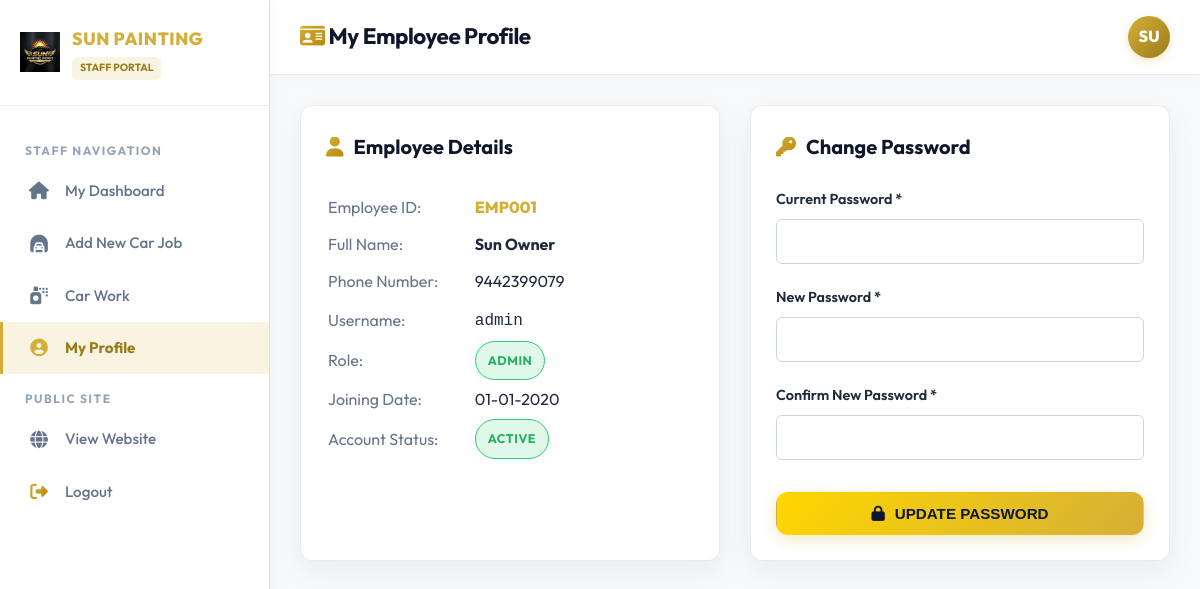
Screenshot of /user/profile.php (signed in) with the database file from the repository.
### tables this page shows
CREATE TABLE IF NOT EXISTS `users` (
  `id` INT AUTO_INCREMENT PRIMARY KEY,
  `employee_id` VARCHAR(50) NOT NULL UNIQUE,
  `name` VARCHAR(100) NOT NULL,
  `phone` VARCHAR(20) NOT NULL,
  `username` VARCHAR(50) NOT NULL UNIQUE,
  `password` VARCHAR(255) NOT NULL,
  `role` ENUM('Admin', 'User') NOT NULL DEFAULT 'User',
  `joining_date` DATE NULL,
  `status` ENUM('Active', 'Inactive') NOT NULL DEFAULT 'Active',
  `created_at` TIMESTAMP DEFAULT CURRENT_TIMESTAMP,
  `updated_at` TIMESTAMP DEFAULT CURRENT_TIMESTAMP ON UPDATE CURRENT_TIMESTAMP,
  INDEX `idx_username` (`username`),
  INDEX `idx_employee_id` (`employee_id`),
  INDEX `idx_role` (`role`)
);

### includes/auth.php (called while the page is built, shortened)
<?php
function e($string) {
    return htmlspecialchars($string ?? '', ENT_QUOTES, 'UTF-8');
}

### user/profile.php (the view, shortened to what this page needs)
<?php
require_once __DIR__ . '/../includes/user_auth.php';
$userId = $_SESSION['user_id'];
$stmt = $pdo->prepare("SELECT * FROM users WHERE id = ?");
$stmt->execute([$userId]);
$userProfile = $stmt->fetch();
?>
<!DOCTYPE html>
<html lang="en">
<head>
  <link rel="stylesheet" href="https://cdnjs.cloudflare.com/ajax/libs/font-awesome/6.4.0/css/all.min.css">
  <link rel="stylesheet" href="../assets/css/style.css">
  <link rel="stylesheet" href="../assets/css/dashboard.css">
</head>
<body>
<div class="app-wrapper">
  <aside class="sidebar">
    <div class="sidebar-header">
      <img src="../assets/images/logo.png" alt="Logo" class="sidebar-logo">
      <div>
        <div class="sidebar-brand-name">SUN PAINTING</div>
        <span class="sidebar-role-badge">STAFF PORTAL</span>
      </div>
    </div>
    <ul class="sidebar-menu">
      <li class="sidebar-menu-category">Staff Navigation</li>
      <li class="sidebar-item">
        <a href="dashboard.php"><i class="fa-solid fa-house"></i> My Dashboard</a>
      </li>
      <li class="sidebar-item">
        <a href="add_car.php"><i class="fa-solid fa-car-tunnel"></i> Add New Car Job</a>
      </li>
      <li class="sidebar-item">
        <a href="work.php"><i class="fa-solid fa-spray-can"></i> Car Work</a>
      </li>
      <li class="sidebar-item active">
        <a href="profile.php"><i class="fa-solid fa-user-circle"></i> My Profile</a>
      </li>
      <li class="sidebar-menu-category">Public Site</li>
      <li class="sidebar-item">
        <a href="../index.php" target="_blank"><i class="fa-solid fa-globe"></i> View Website</a>
      </li>
      <li class="sidebar-item">
        <a href="../logout.php"><i class="fa-solid fa-right-from-bracket text-gold"></i> Logout</a>
      </li>
    </ul>
  </aside>
  <main class="main-content">
    <header class="top-bar">
      <div style="display: flex; align-items: center; gap: 15px;">
        <h1 class="top-bar-title"><i class="fa-solid fa-id-card text-gold"></i> My Employee Profile</h1>
      </div>
      <div class="user-profile-menu">
        <div class="user-avatar"><?php echo strtoupper(substr($_SESSION['user_name'], 0, 2)); ?></div>
      </div>
    </header>
    <div class="content-body">
      <div style="display: grid; grid-template-columns: 1fr 1fr; gap: 30px;">
        <div class="card-box">
          <div class="card-box-header">
            <div class="card-box-title"><i class="fa-solid fa-user text-gold"></i> Employee Details</div>
          </div>
          <table style="width: 100%; font-size: 1rem; line-height: 2.2;">
            <tr><td style="color: var(--text-muted); width: 40%;">Employee ID:</td><td style="font-weight: 800; color: var(--gold-primary);"><?php echo e($userProfile['employee_id']); ?></td></tr>
            <tr><td style="color: var(--text-muted);">Full Name:</td><td style="font-weight: 700;"><?php echo e($userProfile['name']); ?></td></tr>
            <tr><td style="color: var(--text-muted);">Phone Number:</td><td><?php echo e($userProfile['phone']); ?></td></tr>
            <tr><td style="color: var(--text-muted);">Username:</td><td><code><?php echo e($userProfile['username']); ?></code></td></tr>
            <tr><td style="color: var(--text-muted);">Role:</td><td><span class="badge badge-pay-Paid"><?php echo e($userProfile['role']); ?></span></td></tr>
            <tr><td style="color: var(--text-muted);">Joining Date:</td><td><?php echo $userProfile['joining_date'] ? date('d-m-Y', strtotime($userProfile['joining_date'])) : 'N/A'; ?></td></tr>
            <tr><td style="color: var(--text-muted);">Account Status:</td><td><span class="badge badge-Active"><?php echo e($userProfile['status']); ?></span></td></tr>
          </table>
        </div>
        <div class="card-box">
          <div class="card-box-header">
            <div class="card-box-title"><i class="fa-solid fa-key text-gold"></i> Change Password</div>
          </div>
          <form action="profile.php" method="POST">
            <div class="form-group">
              <label class="form-label">Current Password *</label>
              <input type="password" name="current_password" class="form-control" required>
            </div>
            <div class="form-group">
              <label class="form-label">New Password *</label>
              <input type="password" name="new_password" class="form-control" required>
            </div>
            <div class="form-group">
              <label class="form-label">Confirm New Password *</label>
              <input type="password" name="confirm_password" class="form-control" required>
            </div>
            <button type="submit" class="btn btn-gold" style="width: 100%; margin-top: 10px;"><i class="fa-solid fa-lock"></i> UPDATE PASSWORD</button>
          </form>
        </div>
      </div>
    </div>
  </main>
</div>
</body>
</html>

### assets/css/style.css (style rules this page uses)
:root, [data-theme="light"] { --bg-primary: #F8F9FA; --bg-secondary: #FFFFFF; --bg-card: #FFFFFF; --bg-card-hover: #F1F5F9; --gold-primary: #D4AF37; --gold-light: #E6B800; --gold-dark: #9A7B1C; --gold-glow: rgba(212, 175, 55, 0.25); --silver-primary: #475569; --silver-light: #334155; --silver-dark: #94A3B8; --text-main: #1E293B; --text-muted: #64748B; --text-dark: #0F172A; --border-gold: rgba(212, 175, 55, 0.4); --border-light: rgba(0, 0, 0, 0.08); --shadow-gold: 0 8px 25px rgba(212, 175, 55, 0.2); --shadow-card: 0 10px 30px rgba(0, 0, 0, 0.06); --radius-sm: 6px; --radius-md: 12px; --radius-lg: 20px; --radius-full: 9999px; --transition: all 0.3s cubic-bezier(0.16, 1, 0.3, 1); }
* { margin: 0; padding: 0; box-sizing: border-box; }
html { scroll-behavior: smooth; font-family: 'Outfit', 'Plus Jakarta Sans', sans-serif; background-color: var(--bg-primary); color: var(--text-main); }
body { overflow-x: hidden; line-height: 1.6; background-color: var(--bg-primary); color: var(--text-main); }
h1, h2, h3, h4, h5, h6 { font-weight: 700; letter-spacing: -0.02em; color: var(--text-main); }
.text-gold { color: var(--gold-primary); background: linear-gradient(135deg, #D4AF37 0%, #B8860B 100%); -webkit-background-clip: text; -webkit-text-fill-color: transparent; }
.btn { display: inline-flex; align-items: center; justify-content: center; gap: 10px; padding: 12px 28px; font-size: 0.95rem; font-weight: 600; border-radius: var(--radius-md); text-decoration: none; cursor: pointer; transition: var(--transition); border: 1px solid transparent; }
.btn-gold { background: linear-gradient(135deg, #FFD700 0%, #D4AF37 100%); color: var(--text-dark); box-shadow: 0 4px 15px rgba(212, 175, 55, 0.3); }

### rows the page displays
users: employee "EMP001", name "Sun Owner", phone "9442399079", username "admin", role "ADMIN", joining_date "01-01-2020", status "ACTIVE"

### other values shown
substr($_SESSION['user_name'], 0, 2) "SU"
